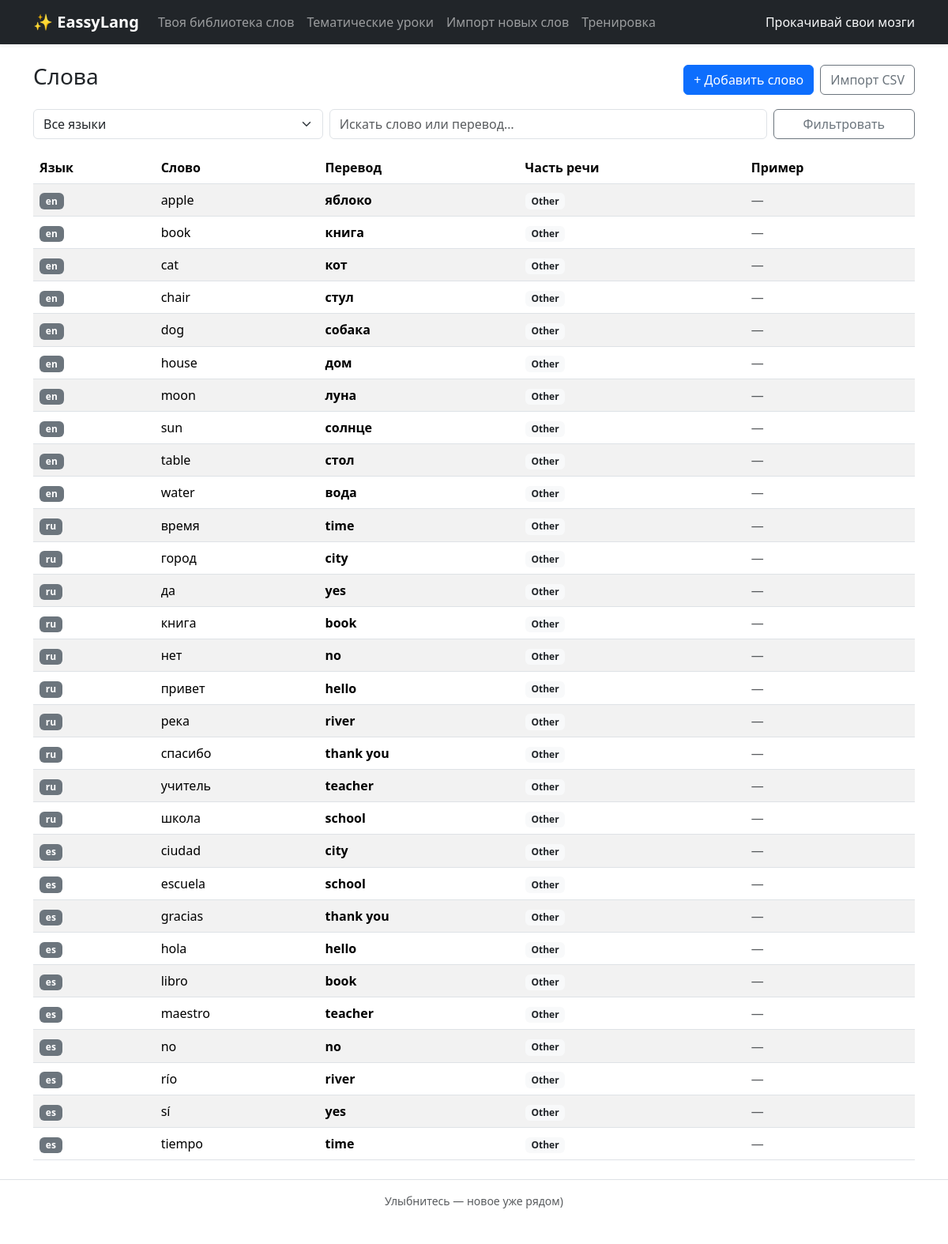
Screenshot of /words/ with the database file from the repository.
### trainer/models.py (models this page shows, shortened)
class Word(models.Model):
    POS_CHOICES = [
        ('noun', 'Noun'),
        ('verb', 'Verb'),
        ('adj', 'Adjective'),
        ('adv', 'Adverb'),
        ('phrase', 'Phrase'),
        ('other', 'Other'),
    ]
    language = models.ForeignKey('Language', on_delete=models.CASCADE)
    term = models.CharField(max_length=255)
    translation = models.CharField(max_length=255)
    part_of_speech = models.CharField(max_length=20, choices=POS_CHOICES, default='other')
    example = models.TextField(blank=True)
    created_at = models.DateTimeField(auto_now_add=True)
    class Meta:
        constraints = [
            models.UniqueConstraint(fields=['language', 'term', 'translation'], name='uq_word_lang_term_translation')
        ]

class Language(models.Model):
    name = models.CharField(max_length=100)
    code = models.CharField(max_length=10, unique=True)

### trainer/views.py (the view)
# urls.py: path('words/', views.word_list, name='word_list'),
def word_list(request):
    qs = Word.objects.select_related('language').all().order_by('language__name', 'term')
    lang_id = request.GET.get('language')
    q = (request.GET.get('q') or '').strip()
    if lang_id:
        qs = qs.filter(language_id=lang_id)
    if q:
        qs = qs.filter(Q(term__icontains=q) | Q(translation__icontains=q))
    ctx = {
        'words': qs,
        'languages': Language.objects.all(),
        'current_language': int(lang_id) if lang_id else None,
        'query': q,
    }
    return render(request, 'trainer/word_list.html', ctx)

### trainer/templates/trainer/word_list.html (shortened to what this page needs)
{% extends 'base.html' %}
{% block content %}
<div class="d-flex justify-content-between align-items-center mb-3">
  <h3>Слова</h3>
  <div class="d-flex gap-2">
    <a class="btn btn-primary" href="{% url 'word_add' %}">+ Добавить слово</a>
    <a class="btn btn-outline-secondary" href="{% url 'import_csv' %}">Импорт CSV</a>
  </div>
</div>
<form class="row g-2 mb-3" method="get">
  <div class="col-sm-4">
    <select class="form-select" name="language" aria-label="Фильтр по языку">
      <option value="">Все языки</option>
    </select>
  </div>
  <div class="col-sm-6">
    <input class="form-control" type="text" placeholder="Искать слово или перевод…" name="q" value="{{ query }}">
  </div>
  <div class="col-sm-2">
    <button class="btn btn-outline-secondary w-100" type="submit">Фильтровать</button>
  </div>
</form>
{% if words %}
<table class="table table-striped align-middle">
  <thead><tr><th>Язык</th><th>Слово</th><th>Перевод</th><th>Часть речи</th><th>Пример</th></tr></thead>
  <tbody>
    {% for w in words %}
      <tr>
        <td><span class="badge bg-secondary">{{ w.language.code }}</span></td>
        <td>{{ w.term }}</td>
        <td><strong>{{ w.translation }}</strong></td>
        <td><span class="badge bg-light text-dark">{{ w.get_part_of_speech_display }}</span></td>
        <td class="text-muted">{{ w.example|default:"—" }}</td>
      </tr>
    {% endfor %}
  </tbody>
</table>
{% endif %}
{% endblock %}

### trainer/templates/base.html (shortened to what this page needs)
{% load static %}
<!doctype html>
<html lang="ru">
  <head>
    <link href="https://cdn.jsdelivr.net/npm/bootstrap@5.3.3/dist/css/bootstrap.min.css" rel="stylesheet">
    <link href="{% static 'css/app.css' %}" rel="stylesheet">
  </head>
  <body>
    <nav class="navbar navbar-expand-lg navbar-dark bg-dark shadow-sm">
      <div class="container">
        <a class="navbar-brand fw-bold" href="{% url 'dashboard' %}">✨ EassyLang</a>
        <div class="collapse navbar-collapse" id="navbarNav">
          <ul class="navbar-nav me-auto">
            <li class="nav-item"><a class="nav-link" href="{% url 'word_list' %}">Твоя библиотека слов</a></li>
            <li class="nav-item"><a class="nav-link" href="{% url 'lesson_list' %}">Тематические уроки</a></li>
            <li class="nav-item"><a class="nav-link" href="{% url 'import_csv' %}">Импорт новых слов</a></li>
            <li class="nav-item"><a class="nav-link" href="{% url 'practice_start' %}">Тренировка</a></li>
          </ul>
          <span class="navbar-text text-light">Прокачивай свои мозги</span>
        </div>
      </div>
    </nav>
    <main class="container my-4">
      {% block content %}{% endblock %}
    </main>
    <footer class="border-top py-3 text-center text-muted small">
      Улыбнитесь — новое уже рядом)
    </footer>
  </body>
</html>

### trainer/static/css/app.css (style rules this page uses)
body { padding-bottom: 40px; }

### rows the page displays
Word: language.code "en", term "apple", translation "яблоко", part_of_speech "Other", example "—"
Word: language.code "en", term "book", translation "книга", part_of_speech "Other", example "—"
Word: language.code "en", term "cat", translation "кот", part_of_speech "Other", example "—"
Word: language.code "en", term "chair", translation "стул", part_of_speech "Other", example "—"
Word: language.code "en", term "dog", translation "собака", part_of_speech "Other", example "—"
Word: language.code "en", term "house", translation "дом", part_of_speech "Other", example "—"
Word: language.code "en", term "moon", translation "луна", part_of_speech "Other", example "—"
Word: language.code "en", term "sun", translation "солнце", part_of_speech "Other", example "—"
Word: language.code "en", term "table", translation "стол", part_of_speech "Other", example "—"
Word: language.code "en", term "water", translation "вода", part_of_speech "Other", example "—"
Word: language.code "ru", term "время", translation "time", part_of_speech "Other", example "—"
Word: language.code "ru", term "город", translation "city", part_of_speech "Other", example "—"
Word: language.code "ru", term "да", translation "yes", part_of_speech "Other", example "—"
Word: language.code "ru", term "книга", translation "book", part_of_speech "Other", example "—"
Word: language.code "ru", term "нет", translation "no", part_of_speech "Other", example "—"
Word: language.code "ru", term "привет", translation "hello", part_of_speech "Other", example "—"
Word: language.code "ru", term "река", translation "river", part_of_speech "Other", example "—"
Word: language.code "ru", term "спасибо", translation "thank you", part_of_speech "Other", example "—"
Word: language.code "ru", term "учитель", translation "teacher", part_of_speech "Other", example "—"
Word: language.code "ru", term "школа", translation "school", part_of_speech "Other", example "—"
Word: language.code "es", term "ciudad", translation "city", part_of_speech "Other", example "—"
Word: language.code "es", term "escuela", translation "school", part_of_speech "Other", example "—"
Word: language.code "es", term "gracias", translation "thank you", part_of_speech "Other", example "—"
Word: language.code "es", term "hola", translation "hello", part_of_speech "Other", example "—"
Word: language.code "es", term "libro", translation "book", part_of_speech "Other", example "—"
Word: language.code "es", term "maestro", translation "teacher", part_of_speech "Other", example "—"
Word: language.code "es", term "no", translation "no", part_of_speech "Other", example "—"
Word: language.code "es", term "río", translation "river", part_of_speech "Other", example "—"
Word: language.code "es", term "sí", translation "yes", part_of_speech "Other", example "—"
Word: language.code "es", term "tiempo", translation "time", part_of_speech "Other", example "—"
